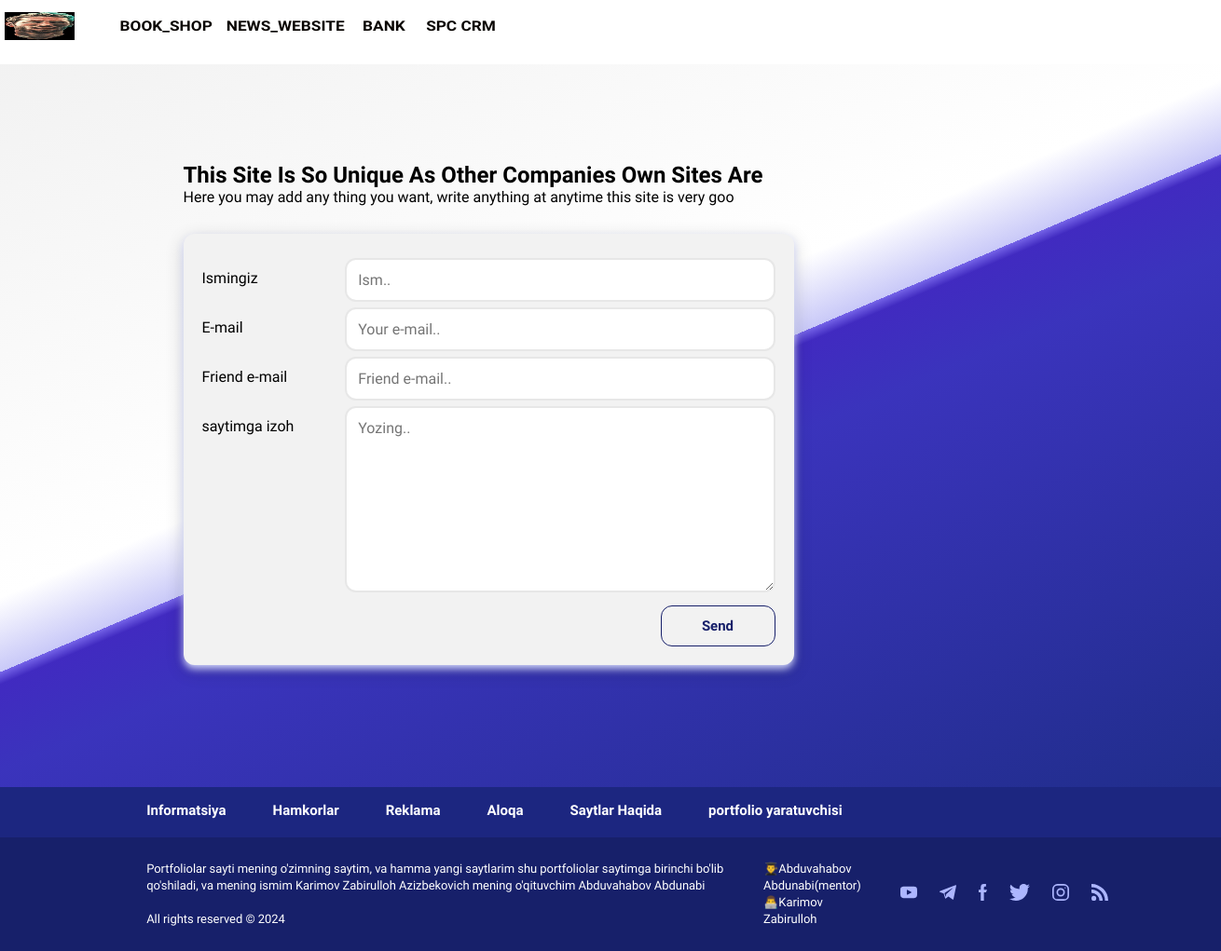
Page /6/share/ on the committed database.
### portfol/models.py (models this page shows, shortened)
class Category(models.Model):
    name = models.CharField(max_length=50)
    status = models.CharField(max_length=20, choices=STATUS)
    created_at = models.DateTimeField(auto_now_add=True)
    updated_at = models.DateTimeField(auto_now=True)
    class  Meta:
        verbose_name = 'Kategoriya'
        verbose_name_plural = 'Kategoriyalar'
        ordering = ('-created_at','status')
    def __str__(self) -> str:
        return self.name
    def get_absolute_url(self):
        return reverse('article:category_list', args=[self.id,])

class Site(models.Model):
    category = models.ForeignKey(Category, on_delete=models.CASCADE, related_name='post_category', verbose_name="Kategoriya")
    title = models.CharField(max_length=120, verbose_name="info")
    subtitle = models.CharField(max_length=250, verbose_name="Kichik info")
    body = models.TextField(verbose_name="opisaniyasi")
    video = models.FileField(upload_to='post_videos/%Y/%m/%d/', blank=True, null=True, verbose_name="video")
    photo = models.ImageField(upload_to='post_photo/%Y/%m/%d/', blank=True, null=True, verbose_name="photo")
    see = models.PositiveIntegerField(default=100000, verbose_name="👀")
    status = models.CharField(max_length=20, choices=STATUS)
    created_at = models.DateTimeField(auto_now_add=True)
    updated_at = models.DateTimeField(auto_now=True)
    class Meta:
        verbose_name = "Sayt"
        verbose_name_plural = "Saytlar"
        ordering = ('-created_at',)

### portfol/views.py (the view)
# urls.py: path('<int:id>/share/', post_share, name='share'),
def post_share(request, id):
    site = get_object_or_404(Site, id=id)
    categories = Category.objects.filter(status='active')
    sent = False
    print("111111111111111")
    if request.method == 'SITE':
        form = ShareForm(request.SITE)
        print("111111111111111")
        if form.is_valid():
            print("111111111111111")
            cd = form.cleaned_data
            site_url = request.build_absolute_uri(site.get_absolute_url())
            email = cd['email']
            subject = f"{cd['name']}({cd['email']}) sizga {site.title} tafsiya qildi"
            message = f"{site.title} ni quidagi link orqali o'qing: {site_url}  Comment: {cd['comment']}"
            send_mail(subject, message, email, [cd['to']])
            sent = True
            print("111111111111111")
    else:
        form = ShareForm()
    context = {'site': site, 'form': form,
               'sent': sent, 'categories': categories}
    return render(request, 'portfol/share.html', context)

### portfol/forms.py
class ShareForm(forms.Form):
    name  = forms.CharField(max_length=50)
    email = forms.EmailField()
    to  = forms.EmailField()
    comment = forms.CharField(max_length=250, required=False)

### templates/portfol/share.html (shortened to what this page needs)
{% extends 'base.html' %}
{% load static %}
{% block content %}
<head>
    <link rel="stylesheet" href="{% static 'css/share.css' %}">
</head>
<div class="content-container">
    <div>
        <h2>{{ site.title }}</h2>
        <p>{{ site.subtitle }}</p>
    </div>
    <div class="form-container">
        <form method="site">
            <div class="row">
                <div class="col-25">
                    <label for="id_name">Ismingiz</label>
                </div>
                <div class="col-75">
                    <input type="text" required id="id_name" name="id_name" placeholder="Ism..">
                </div>
            </div>
            <div class="row">
                <div class="col-25">
                    <label for="id_email">E-mail</label>
                </div>
                <div class="col-75">
                    <input type="email" required id="id_email" name="id_email" placeholder="Your e-mail..">
                </div>
            </div>
            <div class="row">
                <div class="col-25">
                    <label for="id_to">Friend e-mail</label>
                </div>
                <div class="col-75">
                    <input type="email" required id="id_to" name="id_to" placeholder="Friend e-mail..">
                </div>
            </div>
            <div class="row">
                <div class="col-25">
                    <label for="id_comment">saytimga izoh</label>
                </div>
                <div class="col-75">
                    <textarea id="id_comment" required name="id_comment" placeholder="Yozing.."
                        style="height:200px"></textarea>
                </div>
            </div>
            <div class="row">
                <input type="submit" required value="Send">
            </div>
        </form>
    </div>
</div>
{% endblock content %}

### templates/base.html (shortened to what this page needs)
{% load static %}
<!DOCTYPE html>
<html>
<head>
    <link rel="stylesheet" href="{% static 'css/style.css' %}">
    <link rel="stylesheet" href="https://unpkg.com/flickity@2/dist/flickity.min.css">
    <link rel="stylesheet" href="{% static 'css/carousel.css' %}">
    <link rel="stylesheet" href="{% static 'css/top-button.css' %}">
</head>
<body>
    <main>
        <header>
            <nav>
                <div>
                    <a class="nav__logo" href="{% url 'article:list' %}"><img
                        src="{% static 'images/photo_2024-05-28_19-15-30.jpg' %}" alt="portfolio logo"></a>
                    <ul class="nav__ul">
                        {% for category in categories %}
                        <li><a href="{{ category.get_absolute_url }}">{{ category }}</a></li>
                        {% endfor %}
                    </ul>
                </div>
            </nav>
            <nav>
            </nav>
        </header>
    </main>
    {% block content %}
    {% endblock content %}
    <footer>
        <div class="footer-menu">
            <ul>
                <li><a href="">Informatsiya</a></li>
                <li><a href="">Hamkorlar</a></li>
                <li><a href="">Reklama</a></li>
                <li><a href="">Aloqa</a></li>
                <li><a href="">Saytlar Haqida</a></li>
                <li><a href="">portfolio yaratuvchisi</a></li>
            </ul>
        </div>
        <div class="footer-bottom">
            <div class="footer-text">
                <div class="footer-text_1">
                    Portfoliolar sayti mening o'zimning saytim, va hamma yangi saytlarim
                    shu portfoliolar saytimga birinchi bo'lib qo'shiladi, va mening ismim
                    Karimov Zabirulloh Azizbekovich mening o'qituvchim Abduvahabov Abdunabi
                    <br><br>All rights reserved © 2024
                </div>
                <div class="footer-text_2">
                    <ul>
                        <li>👨‍🎓Abduvahabov Abdunabi(mentor)</li>
                        <li>👨‍💻Karimov Zabirulloh</li>
                    </ul>
                </div>
            </div>
            <ul class="social-items">
                <li><a href=""><img src="{% static 'css/icons/social-youtube.svg' %}" alt=""></a></li>
                <li><a href="https://t.me/UlugbekKhatamjonov"><img src="{% static 'css/icons/social-telegram.svg' %}"
                            alt=""></a></li>
                <li><a href=""><img src="{% static 'css/icons/social-facebook.svg' %}" alt=""></a></li>
                <li><a href=""><img src="{% static 'css/icons/social-twitter.svg' %}" alt=""></a></li>
                <li><a href=""><img src="{% static 'css/icons/social-instagram.svg' %}" alt=""></a></li>
                <li><a class="t" href=""><img src="{% static 'css/icons/social-rss.svg' %}" alt=""></a></li>
            </ul>
        </div>
    </footer>
</body>
</html>

### static/css/style.css (style rules this page uses)
* { margin: 0; padding: 0; box-sizing: border-box; font-family: 'Inter'; }
:root { --black: #0A0603; --blue1: #17206A; --blue2: #5149E4; --grey1:#585858; --grey2:#EFF2F8; --grey3:#F9FAFF; }
main { width: 1440px; margin: auto; }
@media screen and (max-width: 1440px) { main { width: 1300px; margin: auto; } }
body { overflow-y:auto; }
a { text-decoration: none; color: var(--black); transition: color .2s ease-out; }
ul { list-style-type: none; }
header { display: block; padding-bottom: 13px ; }
nav { width: inherit; padding-top: 13px ; justify-content: space-between; }
header>nav, header>nav>div, .nav__ul { display: flex; }
.nav__logo>img { width: 75px; height: 30px; margin-right: 30px; display: flex; align-items: center; }
.nav__logo+ul>li { padding: 0px 15px; }
.nav__ul { margin-left: 10px; list-style-type: none; }
.nav__ul>li { display: flex; align-items: center; padding: 0px 5px; font-size: 15px; text-transform: uppercase; font-weight: 700; line-height: 19px; transform: scaleX(1.15); }
main { display: block; }
footer { margin-top: 50px; }
.footer-menu { display: flex; align-items: center; justify-content: space-between; padding: 0 12%; background-color: #1C2680; }
.footer-menu>ul { padding: 15px 0 20px; display: flex; }
.footer-menu>ul li { margin-right: 50px; transition: color .2s ease-in-out; }
.footer-menu>ul a { color: #fff; font-size: 15px; font-weight: bold; }
.footer-bottom { display: flex; align-items: center; justify-content: space-between; background-color: #17206a; padding: 25px 12%; }
.footer-text { color: #fff; font-size: 13px; letter-spacing: -0.05px; max-width: 1000px; line-height: 18px; padding-right: 30px; display: flex; }
.footer-text_1 { display: flex; flex-direction: column; padding-right: 40px; }
.social-items { display: flex; align-items: center; width: 20% ; }
.social-items li { margin: 12px; transition: transform .15s ease-in-out; }
.social-items img { height: 18px; }

### static/css/share.css (style rules this page uses)
:root { --blue1: #17206A; --blue2: #5149E4; --grey1: #585858; --grey2: #EFF2F8; }
* { margin: 0; padding: 0; box-sizing: border-box; font-family: 'Comfortaa', cursive; }
.content-container { margin: 0 auto; margin-bottom: -50px; padding-top: 8%; padding-right: 35%; padding-bottom: 10%; padding-left: 15%; height: 100%; background-image: linear-gradient(337deg, hsl(233, 62%, 34%) 1%, hsl(243, 57%, 47%) 43%, hsl(249, 64%, 46%) 50%, hsl(248, 74%, 65%) 51%, hsl(246, 85%, 71%) 51%, hsl(245, 85%, 79%) 49%, hsl(247, 67%, 85%) 49%, hsl(240, 77%, 88%) 50%, hsl(0, 0%, 100%) 57%, hsl(0deg 0% 95%) 99%); }
input[type=text], input[type=email], textarea { width: 100%; padding: 12px; border: 1px solid #ccc; border-radius: 12px; resize: vertical; font-size: 16px; outline-color: var(--grey1); border: 2px solid rgba(151, 151, 151, 0.23); }
label { padding: 12px 12px 12px 0; display: inline-block; font-size: medium; }
input[type=submit] { margin-top: 10px; color: white; padding: 12px 20px; float: right; width: 20%; color: var(--blue1); border-radius: 12px; cursor: pointer; background: none; font-weight: bolder; font-size: 15px; border: 1px solid var(--blue1); transition: all .2s ease-in-out; outline-color: var(--grey1); }
.form-container { margin-top: 30px; border-radius: 12px; background-color: #f2f2f2; padding: 20px; box-shadow: 0 4px 8px 0 rgb(212, 217, 253), 0 6px 20px 0 rgba(0, 0, 0, 0.19); }
.col-25 { float: left; width: 25%; margin-top: 6px; }
.col-75 { float: left; width: 75%; margin-top: 6px; }
.row:after { content: ""; display: table; clear: both; }

### rows in the picture
Category: name "BOOK_SHOP"
Category: name "NEWS_WEBSITE"
Category: name "BANK"
Category: name "SPC CRM"
Site: title "This Site Is So Unique As Other Companies Own Sites Are", subtitle "Here you may add any thing you want, write anything at anytime this site is very goo"
